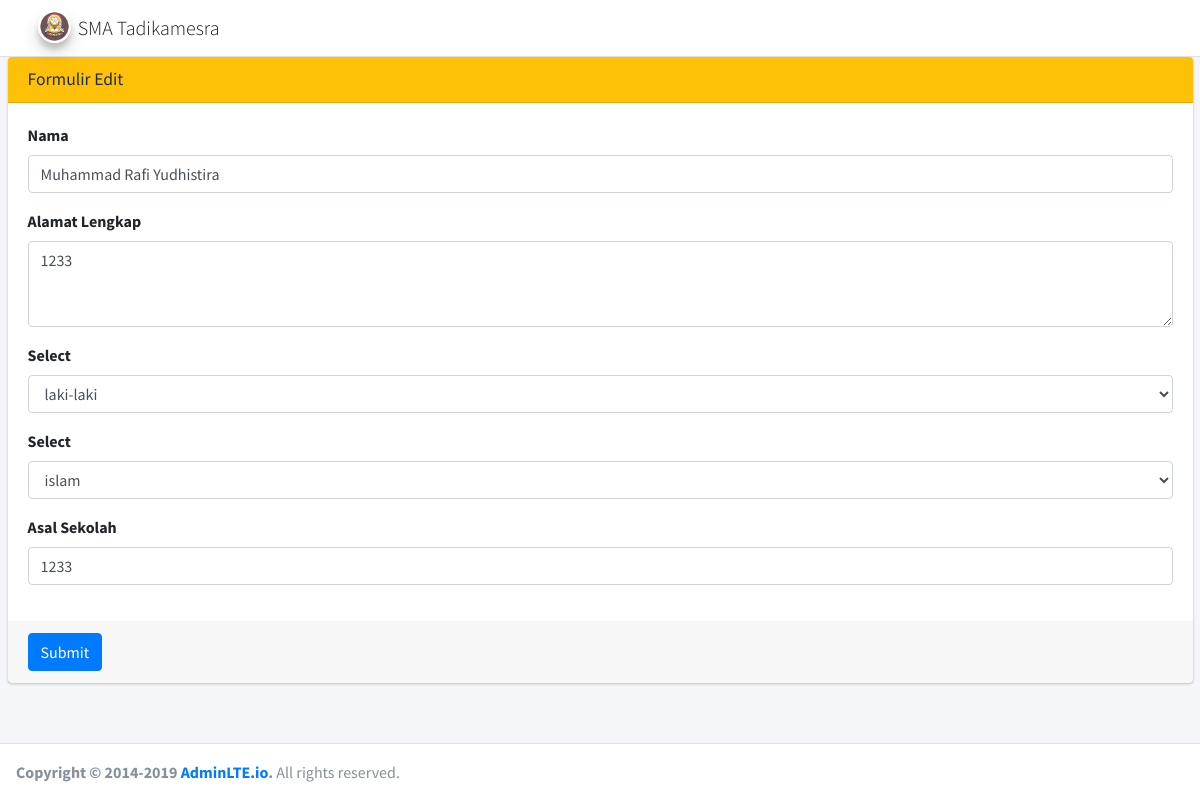
The app's page /admin/form-edit.php?id=3 with its own data.
### tables this page shows
CREATE TABLE `calon_siswa` (
  `id` int(11) NOT NULL,
  `nama` varchar(64) NOT NULL,
  `alamat` varchar(255) NOT NULL,
  `jenis_kelamin` varchar(10) NOT NULL,
  `agama` varchar(10) NOT NULL,
  `asal_sekolah` varchar(64) NOT NULL
);

### admin/form-edit.php (the view, shortened to what this page needs)
<?php
    include('../config.php');
    $id = $_GET['id'];
    $sql = 'select * from calon_siswa where id = '.$id;
    $query = mysqli_query($db_connection, $sql);
    $siswa = mysqli_fetch_assoc($query);
?>
<!DOCTYPE html>
<html lang="en">
<?php include('includes/head-top.php') ?>
<?php include('includes/head-bot.php') ?>
<?php include('includes/nav-top.php') ?>
<form action="proses-edit.php" method="post" class="col-md-12">
    <div class="card card-warning">
        <div class="card-header">
            <h3 class="card-title">Formulir Edit</h3>
        </div>
        <div class="card-body">
            <form role="form">
                <div class="row">
                    <div class="col-sm-12">
                        <div class="form-group">
                            <label>Nama</label>
                            <input type="text" class="form-control" placeholder="Nama Lengkap" name="nama" value="<?php echo $siswa['nama'] ?>" required>
                        </div>
                    </div>
                </div>
                <div class="row">
                    <div class="col-sm-12">
                        <div class="form-group">
                            <label>Alamat Lengkap</label>
                            <textarea class="form-control" rows="3" placeholder="Alamat Lengkap" name="alamat" required><?php echo $siswa['alamat'] ?></textarea>
                        </div>
                    </div>
                </div>
                <div class="row">
                    <div class="col-sm-12">
                        <div class="form-group">
                            <label>Select</label>
                            <select class="form-control" name="jenis_kelamin">
                                <option value="laki-laki" <?php echo ($siswa['jenis_kelamin'] == 'laki-laki') ? 'selected' : '' ?>>laki-laki</option>
                            </select>
                        </div>
                    </div>
                </div>
                <div class="row">
                    <div class="col-sm-12">
                        <div class="form-group">
                            <label>Select</label>
                            <select class="form-control" name="agama">
                                <option <?php echo ($siswa['agama'] == 'islam') ? 'selected' : '' ?> value="islam" >islam</option>
                            </select>
                        </div>
                    </div>
                </div>
                <div class="row">
                    <div class="col-sm-12">
                        <div class="form-group">
                            <label>Asal Sekolah</label>
                            <input type="text" class="form-control" placeholder="Asal Sekolah" name="asal_sekolah" value="<?php echo $siswa['asal_sekolah'] ?>" required>
                        </div>
                    </div>
                </div>
        </div>
        <div class="card-footer">
            <button type="submit" class="btn btn-primary">Submit</button>
        </div>
</form>
<?php include('../includes/nav-bot.php') ?>
</html>

### records on screen
calon_siswa: nama "Muhammad Rafi Yudhistira", alamat "1233", agama "islam", asal_sekolah "1233"
